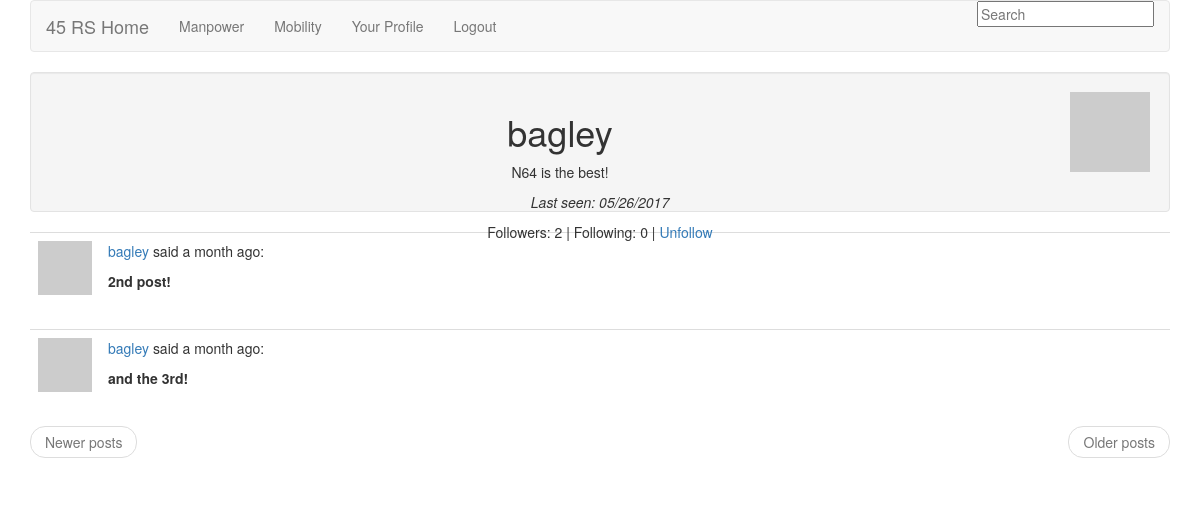
/user/bagley (signed in), run on the app's committed database.
### app/models.py (models this page shows, shortened)
class User(db.Model):
    id = db.Column(db.Integer, primary_key=True)
    username = db.Column(db.String(32), index=True, unique=True, nullable=False)
    manpower_admin = db.Column(db.Boolean, default=False)
    mobility_admin = db.Column(db.Boolean, default=False)
    password_hash = db.Column(db.String(128))
    email = db.Column(db.String(120), index=True, unique=True)
    posts = db.relationship('Post', backref='author', lazy='dynamic')
    about_me = db.Column(db.String(140))
    last_seen = db.Column(db.DateTime)
    followed = db.relationship('User',
                               secondary=followers,
                               primaryjoin=(followers.c.follower_id == id),
                               secondaryjoin=(followers.c.followed_id == id),
                               backref=db.backref('followers', lazy='dynamic'),
                               lazy='dynamic')
    @property
    def is_authenticated(self):
        return True
    def avatar(self, size):
        return 'http://www.gravatar.com/avatar/%s?d=mm&s=%d' % \
            (md5(self.username.encode('utf-8')).hexdigest(), size)
    def is_following(self, user):
        return self.followed.filter(
            followers.c.followed_id == user.id).count() > 0

class Post(db.Model):
    __searchable__ = ['body']
    id = db.Column(db.Integer, primary_key=True)
    body = db.Column(db.String(140))
    timestamp = db.Column(db.DateTime)
    user_id = db.Column(db.Integer, db.ForeignKey('user.id'))
    language = db.Column(db.String(5))

### app/views.py (the view)
@app.route('/user/<username>')
@app.route('/user/<username>/<int:page>')
@login_required
def user(username, page=1):
    user = User.query.filter_by(username=username).first()
    if user is None:
        flash(gettext('User %(username)s not found.', username=username))
        return redirect(url_for('index'))
    posts = user.posts.paginate(page, POSTS_PER_PAGE, False)
    return render_template('user.html',
                           user=user,
                           posts=posts,
               title='Your Profile')

### app/forms.py
class SearchForm(FlaskForm):
    search = StringField('search', validators=[DataRequired()])

### app/momentjs.py (called while the page is built)
    def render(self, format):
        return Markup(
            "<script>\ndocument.write(moment(\"%s\").%s);\n</script>" %
            (self.timestamp.strftime("%Y-%m-%dT%H:%M:%S Z"), format))

    def calendar(self):
        return self.render("calendar()")

    def fromNow(self):
        return self.render("fromNow()")

### app/views.py (called while the page is built)
@babel.localeselector
def get_locale():
    return request.accept_languages.best_match(LANGUAGES.keys())

@lm.user_loader
def load_user(id):
    return User.query.get(int(id))

@app.before_request
def before_request():
    g.user = current_user
    if g.user.is_authenticated:
        g.user.last_seen = datetime.utcnow()
        db.session.add(g.user)
        db.session.commit()
        g.search_form = SearchForm()
    g.locale = get_locale()

@app.after_request
def after_request(response):
    for query in get_debug_queries():
        if query.duration >= DATABASE_QUERY_TIMEOUT:
            app.logger.warning(
                "SLOW QUERY: %s\nParameters: %s\nDuration: %fs\nContext: %s\n" %
                (query.statement, query.parameters, query.duration,
                 query.context))
    return response

### app/templates/user.html (shortened to what this page needs)
{% extends "base.html" %}
{% block content %}
    <div class="well well-large" style="height: 140px;">
        <div class="pull-right">
            <img src="{{ user.avatar(128) }}" class="img-polaroid">
        </div>
        <h1>{{ user.username }}</h1>
        {% if user.about_me %}<p>{{ user.about_me }}</p>{% endif %}
        {% if user.last_seen %}
        <p><em>{{ _('Last seen:') }} {{ momentjs(user.last_seen).calendar() }}</em></p>
        {% endif %}
        <p>{{ _('Followers:') }} {{ user.followers.count() - 1 }} | {{ _('Following:') }} {{ user.followed.count() - 1 }} |
        {% if user.id == g.user.id %}
            <a href="{{ url_for('edit') }}">{{ _('Edit your profile') }}</a>
        {% elif not g.user.is_following(user) %}
            <a href="{{ url_for('follow', username=user.username) }}">{{ _('Follow') }}</a>
        {% else %}
            <a href="{{ url_for('unfollow', username=user.username) }}">{{ _('Unfollow') }}</a>
        {% endif %}
        </p>
    </div>
    {% for post in posts.items %}
        {% include 'post.html' %}
    {% endfor %}
    <ul class="pager">
        {% if posts.has_prev %}
        <li class="previous"><a href="{{ url_for('user', username=user.username, page=posts.prev_num) }}">{{ _('Newer posts') }}</a></li>
        {% else %}
        <li class="previous disabled"><a href="#">{{ _('Newer posts') }}</a></li>
        {% endif %}
        {% if posts.has_next %}
        <li class="next"><a href="{{ url_for('user', username=user.username, page=posts.next_num) }}">{{ _('Older posts') }}</a></li>
        {% else %}
        <li class="next disabled"><a href="#">{{ _('Older posts') }}</a></li>
        {% endif %}
    </ul>
{% endblock %}

### app/templates/post.html (shortened to what this page needs)
<table class="table table-hover">
    <tr>
        <td width="70px"><a href="{{ url_for('user', username=post.author.username) }}"><img src="{{ post.author.avatar(70) }}" /></a></td>
        <td>
            {% autoescape false %}
            <p>{{ _('%(username)s said %(when)s:', username='<a href="%s">%s</a>' % (url_for('user', username=post.author.username), post.author.username), when=momentjs(post.timestamp).fromNow()) }}</p>
            {% endautoescape %}
            <p><strong><span id="post{{ post.id }}">{{ post.body }}</span></strong></p>
        </td>
    </tr>
</table>

### app/static/styles.css (style rules this page uses)
main img { max-width: 100%; }
main td { text-align: left; }

### data on the page
User: username "bagley", about_me "N64 is the best!"
Post: body "2nd post!"
Post: body "and the 3rd!"

### other printed values
{{ user.followers.count() - 1 }} "2"
{{ user.followed.count() - 1 }} "0"
